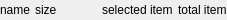
    <widget class="QFrame" name="statusBar">
     <property name="minimumSize">
      <size>
       <width>0</width>
       <height>20</height>
      </size>
     </property>
     <property name="maximumSize">
      <size>
       <width>16777215</width>
       <height>20</height>
      </size>
     </property>
     <property name="accessibleName">
      <string>statusBar</string>
     </property>
     <property name="frameShape">
      <enum>QFrame::NoFrame</enum>
     </property>
     <property name="frameShadow">
      <enum>QFrame::Plain</enum>
     </property>
     <layout class="QHBoxLayout" name="horizontalLayout_4">
      <property name="spacing">
       <number>5</number>
      </property>
      <property name="leftMargin">
       <number>0</number>
      </property>
      <property name="topMargin">
       <number>0</number>
      </property>
      <property name="rightMargin">
       <number>0</number>
      </property>
      <property name="bottomMargin">
       <number>0</number>
      </property>
      <item>
       <widget class="QLabel" name="name">
        <property name="text">
         <string>name</string>
        </property>
       </widget>
      </item>
      <item>
       <widget class="QLabel" name="size">
        <property name="text">
         <string>size</string>
        </property>
       </widget>
      </item>
      <item>
       <spacer name="horizontalSpacer_3">
        <property name="orientation">
         <enum>Qt::Horizontal</enum>
        </property>
        <property name="sizeHint" stdset="0">
         <size>
          <width>40</width>
          <height>20</height>
         </size>
        </property>
       </spacer>
      </item>
      <item>
       <widget class="QLabel" name="selecteditem">
        <property name="text">
         <string>selected item</string>
        </property>
       </widget>
      </item>
      <item>
       <widget class="QLabel" name="totalitem">
        <property name="text">
         <string>total item</string>
        </property>
       </widget>
      </item>
     </layout>
    </widget>
